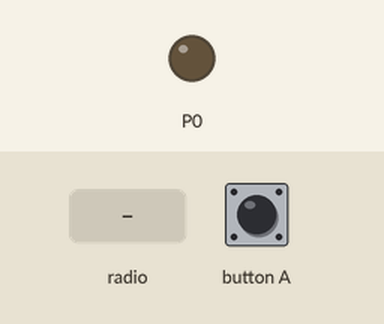
A program run on a simulated BBC micro:bit (MakeCode). Parts: output pins drawn as LEDs (lit = HIGH). Dashed ring = blinking. Inputs (shaded band) come from the test bench. No radio messages arrive unless stated (any console line starting 'radio sent:' is added by the test bench); what the program prints to the serial console is not drawn.

Above: at 1.2 s.
1.3 s: radio message "3" arrives
At 1.55 s:
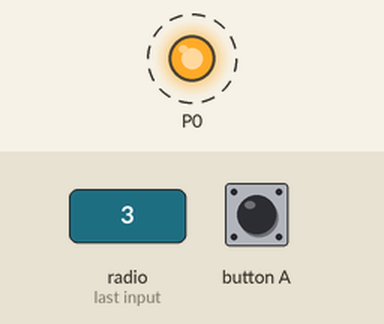
4.3 s: button A pressed for 0.15 s
Timing chart, 0 to 7.3 s (numbered marks = the images above; inputs shaded):
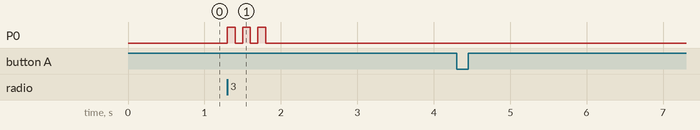

The program:

main.ts
```typescript
radio.onReceivedNumber(function (receivedNumber) {
    pins.digitalWritePin(DigitalPin.P0, 1)
    basic.pause(100)
    pins.digitalWritePin(DigitalPin.P0, 0)
    basic.pause(100)
    pins.digitalWritePin(DigitalPin.P0, 1)
    basic.pause(100)
    pins.digitalWritePin(DigitalPin.P0, 0)
    basic.pause(100)
    pins.digitalWritePin(DigitalPin.P0, 1)
    basic.pause(100)
    pins.digitalWritePin(DigitalPin.P0, 0)
})
input.onButtonPressed(Button.A, function () {
    radio.sendNumber(3)
})
basic.forever(function () {
    radio.setGroup(11)
})
```

test.ts
```typescript
// testes vão aqui; isto não será compilado quando este pacote for usado como uma extensão.
```

Measured:
- after the input at 1.3 s, P0: alternates HIGH for 0.10 s and LOW for 0.10 s, 6 changes in all, then stays LOW, starting at once
- after the input at 4.3 s, every drawn part: stays the same
